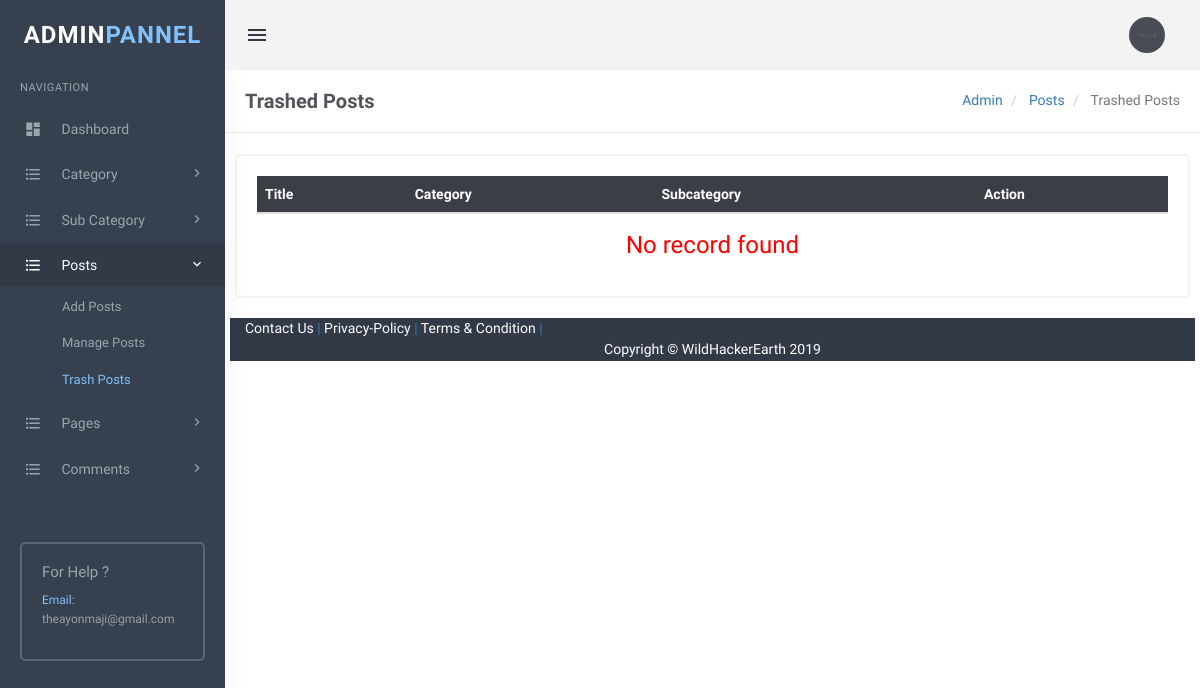
/admin/trash-posts.php (signed in), run on an earlier commit of the app's database.
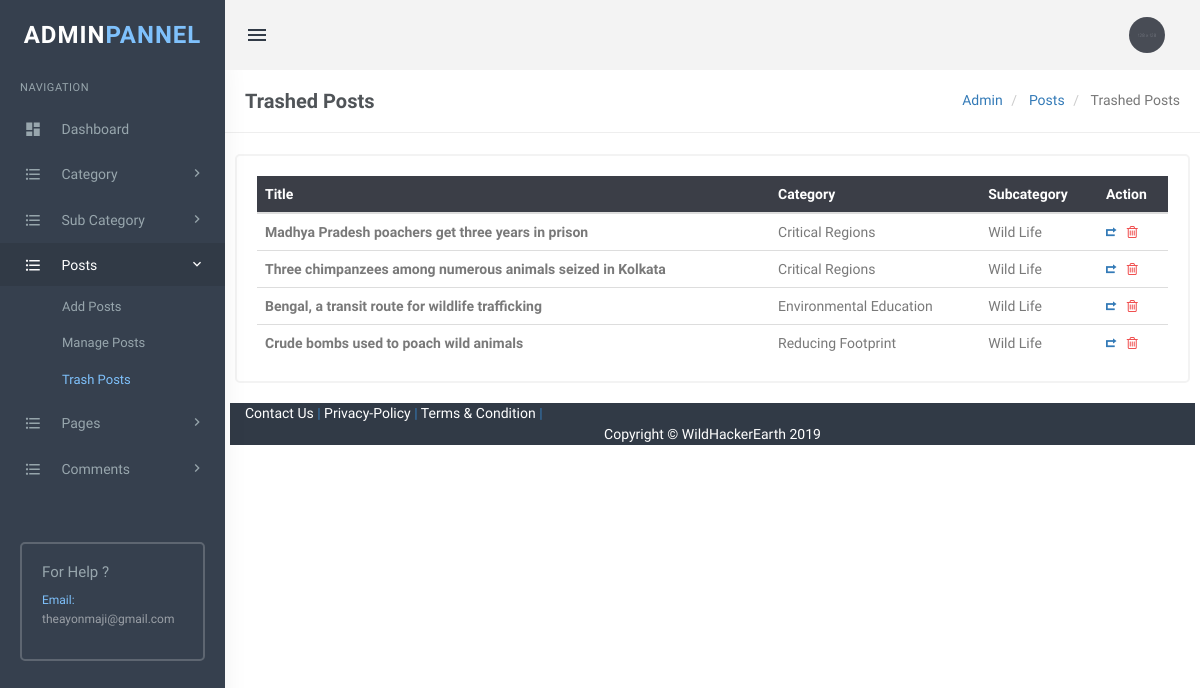
And on a later commit of the database.
### tables this page shows
CREATE TABLE `tblposts` (
  `id` int(11) NOT NULL,
  `PostTitle` longtext,
  `CategoryId` int(11) DEFAULT NULL,
  `SubCategoryId` int(11) DEFAULT NULL,
  `PostDetails` longtext,
  `PostingDate` timestamp NULL DEFAULT CURRENT_TIMESTAMP,
  `UpdationDate` timestamp NULL DEFAULT NULL ON UPDATE CURRENT_TIMESTAMP,
  `Is_Active` int(1) DEFAULT NULL,
  `PostUrl` mediumtext,
  `PostImage` varchar(255) DEFAULT NULL
);

CREATE TABLE `tblcategory` (
  `id` int(11) NOT NULL,
  `CategoryName` varchar(200) DEFAULT NULL,
  `Description` mediumtext,
  `PostingDate` timestamp NULL DEFAULT CURRENT_TIMESTAMP,
  `UpdationDate` timestamp NULL DEFAULT '0000-00-00 00:00:00' ON UPDATE CURRENT_TIMESTAMP,
  `Is_Active` int(1) DEFAULT NULL
);

CREATE TABLE `tblsubcategory` (
  `SubCategoryId` int(11) NOT NULL,
  `CategoryId` int(11) DEFAULT NULL,
  `Subcategory` varchar(255) DEFAULT NULL,
  `SubCatDescription` mediumtext,
  `PostingDate` timestamp NOT NULL DEFAULT CURRENT_TIMESTAMP,
  `UpdationDate` timestamp NULL DEFAULT '0000-00-00 00:00:00' ON UPDATE CURRENT_TIMESTAMP,
  `Is_Active` int(1) DEFAULT NULL
);

### admin/trash-posts.php (the view, shortened to what this page needs)
<?php
include('includes/config.php');
if(strlen($_SESSION['login'])==0)
  {
header('location:index.php');
}
else{
?>
<!DOCTYPE html>
<html lang="en">
    <head>
		<link rel="stylesheet" href="../plugins/morris/morris.css">
        <link href="../plugins/jvectormap/jquery-jvectormap-2.0.2.css" rel="stylesheet" />
        <link href="assets/css/bootstrap.min.css" rel="stylesheet" type="text/css" />
        <link href="assets/css/core.css" rel="stylesheet" type="text/css" />
        <link href="assets/css/components.css" rel="stylesheet" type="text/css" />
        <link href="assets/css/icons.css" rel="stylesheet" type="text/css" />
        <link href="assets/css/pages.css" rel="stylesheet" type="text/css" />
        <link href="assets/css/menu.css" rel="stylesheet" type="text/css" />
        <link href="assets/css/responsive.css" rel="stylesheet" type="text/css" />
		<link rel="stylesheet" href="../plugins/switchery/switchery.min.css">
    </head>
    <body class="fixed-left">
        <div id="wrapper">
           <?php include('includes/topheader.php');?>
           <?php include('includes/leftsidebar.php');?>
            <div class="content-page">
                <div class="content">
                    <div class="container">
                        <div class="row">
							<div class="col-xs-12">
								<div class="page-title-box">
                                    <h4 class="page-title">Trashed Posts </h4>
                                    <ol class="breadcrumb p-0 m-0">
                                        <li>
                                            <a href="#">Admin</a>
                                        </li>
                                        <li>
                                            <a href="#">Posts</a>
                                        </li>
                                        <li class="active">
                                          Trashed Posts
                                        </li>
                                    </ol>
                                    <div class="clearfix"></div>
                                </div>
							</div>
						</div>
<div class="row">
<div class="col-sm-6">
</div>
                        <div class="row">
                            <div class="col-sm-12">
                                <div class="card-box">
                                    <div class="table-responsive">
<table class="table table-colored table-centered table-inverse m-0">
<thead>
<tr>
<th>Title</th>
<th>Category</th>
<th>Subcategory</th>
<th>Action</th>
</tr>
</thead>
<tbody>
<?php
$query=mysqli_query($con,"select tblposts.id as postid,tblposts.PostTitle as title,tblcategory.CategoryName as category,tblsubcategory.Subcategory as subcategory from tblposts left join tblcategory on tblcategory.id=tblposts.CategoryId left join tblsubcategory on tblsubcategory.SubCategoryId=tblposts.SubCategoryId where tblposts.Is_Active=0");
$rowcount=mysqli_num_rows($query);
if($rowcount==0)
{
?>
<tr>
<td colspan="4" align="center"><h3 style="color:red">No record found</h3></td>
<?php
} else {
while($row=mysqli_fetch_array($query))
{
?>
 <tr>
<td><b><?php echo htmlentities($row['title']);?></b></td>
<td><?php echo htmlentities($row['category'])?></td>
<td><?php echo htmlentities($row['subcategory'])?></td>
<td>
<a href="trash-posts.php?pid=<?php echo htmlentities($row['postid']);?>&&action=restore" onclick="return confirm('Do you really want to restore ?')"> <i class="ion-arrow-return-right" title="Restore this Post"></i></a>
    <a href="trash-posts.php?presid=<?php echo htmlentities($row['postid']);?>&&action=perdel" onclick="return confirm('Do you really want to delete ?')"><i class="fa fa-trash-o" style="color: #f05050" title="Permanently delete this post"></i></a>
 </td>
 </tr>
<?php } }?>
                                            </tbody>
                                        </table>
                                    </div>
                                </div>
                            </div>
                        </div>
                    </div>
                </div>
       <?php include('includes/footer.php');?>
            </div>
        </div>
    </body>
</html>
<?php } ?>

What changed in the data, as far as the page shows it:
added tblposts: PostTitle "Madhya Pradesh poachers get three years in prison", CategoryId.CategoryName "Critical Regions", SubCategoryId.Subcategory "Wild Life"
added tblposts: PostTitle "Three chimpanzees among numerous animals seized in Kolkata", CategoryId.CategoryName "Critical Regions", SubCategoryId.Subcategory "Wild Life"
added tblposts: PostTitle "Bengal, a transit route for wildlife trafficking", CategoryId.CategoryName "Environmental Education", SubCategoryId.Subcategory "Wild Life"
added tblposts: PostTitle "Crude bombs used to poach wild animals", CategoryId.CategoryName "Reducing Footprint", SubCategoryId.Subcategory "Wild Life"
Also different on the page:
text no longer shown: "No record found"
